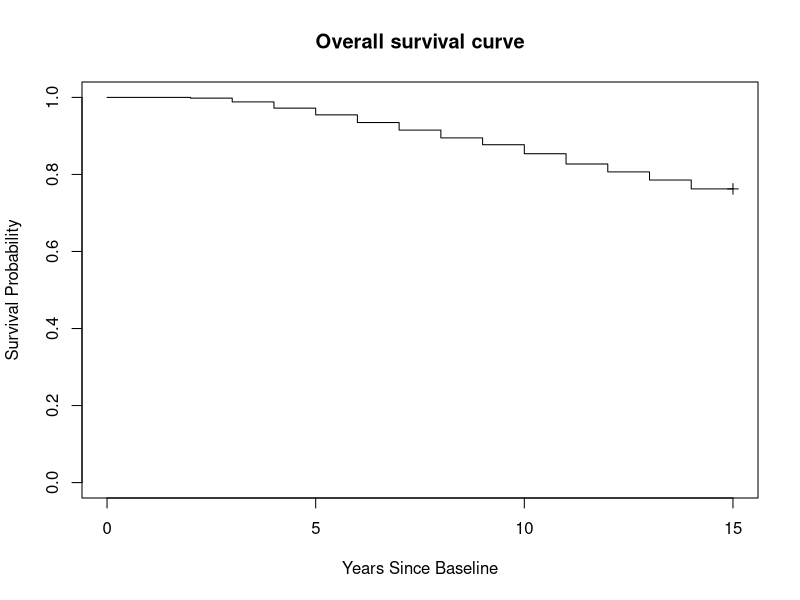
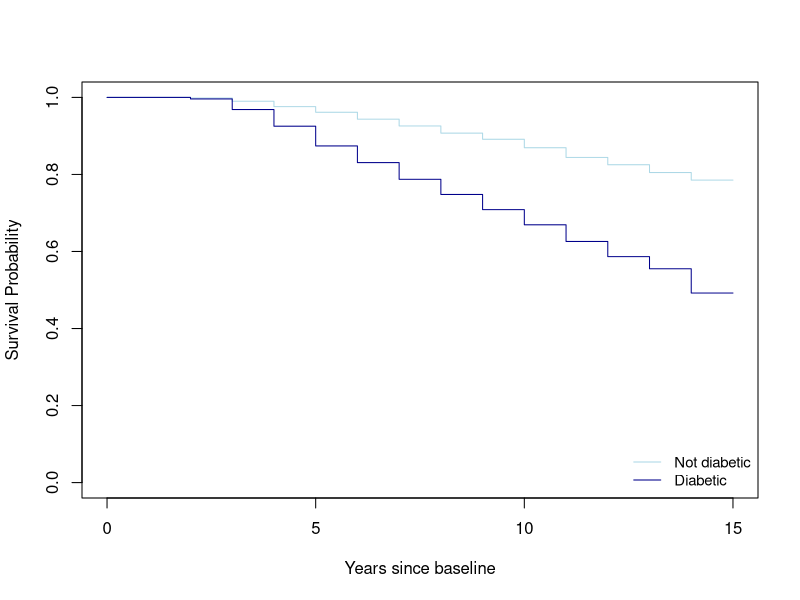
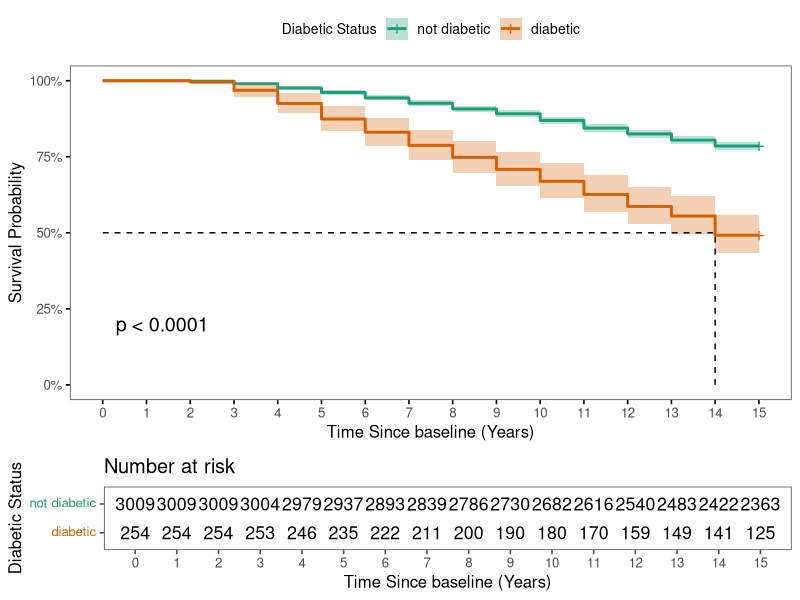
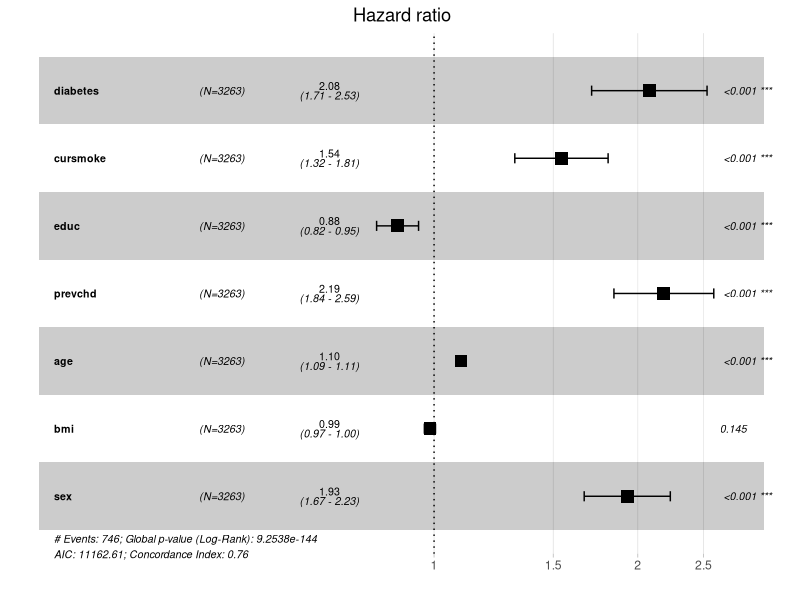

Generate these figures, in order, with R:
## ---- chunk 1
# Load in libraries
library(haven)
library(dplyr)
library(survival)
library(ggthemes)

## ---- chunk 2
FHS <- read_sav("data/Cox Prop Hazard Regression Data.sav")
## ---- chunk 3
FHS_surv <- Surv(time = FHS$TimeDeathYears,
                 event = FHS$death)
summary(survfit(FHS_surv ~ 1))
## ---- chunk 4
plot(FHS_surv, 
     xlab = "Years Since Baseline",    # x-axis label
     ylab ="Survival Probability",   # y-axis label
     main = "Overall survival curve", # figure title
     ylim = c(0, 1),
     mark.time = TRUE,
     conf.int = FALSE
)
## ---- chunk 5
FHS_fit_db <- survfit(Surv(TimeDeathYears, death) ~ diabetes, data = FHS)

col_diabetes <- c("lightblue", "darkblue")

plot(
  FHS_fit_db,
  col = col_diabetes,
  xlab = "Years since baseline",
  ylab = "Survival Probability")
legend(
  "bottomright",
  legend = c("Not diabetic","Diabetic"),
  col = col_diabetes,
  lty = 1,
  cex = .9,
  bty = "n")
## ---- chunk 6

survminer::ggsurvplot(
  FHS_fit_db, 
  data = FHS,          
  conf.int = TRUE,  
  surv.scale = "percent",        # present probabilities in the y axis in %
  break.time.by = 1,            # present the time axis with an increment of years
  xlab = "Time Since baseline (Years)",
  ylab = "Survival Probability",
  pval = T,       # print p-value at these plot coordinates
  risk.table = T,                # print the risk table at bottom 
  legend.title = "Diabetic Status",       # legend characteristics
  legend.labs = c("not diabetic","diabetic"),
  font.legend = 10, 
  palette = "Dark2",             # specify color palette 
  surv.median.line = "hv",       # draw horizontal and vertical lines to the median survivals
  ggtheme = theme_few()
)
## ---- chunk 7
FHS_cox <-  coxph(
  Surv(TimeDeathYears, death) ~ diabetes + cursmoke + diabetes + 
    educ + prevchd + age + bmi + sex,
  data = FHS
)

summary(FHS_cox)

survminer::ggforest(FHS_cox, data = FHS)
